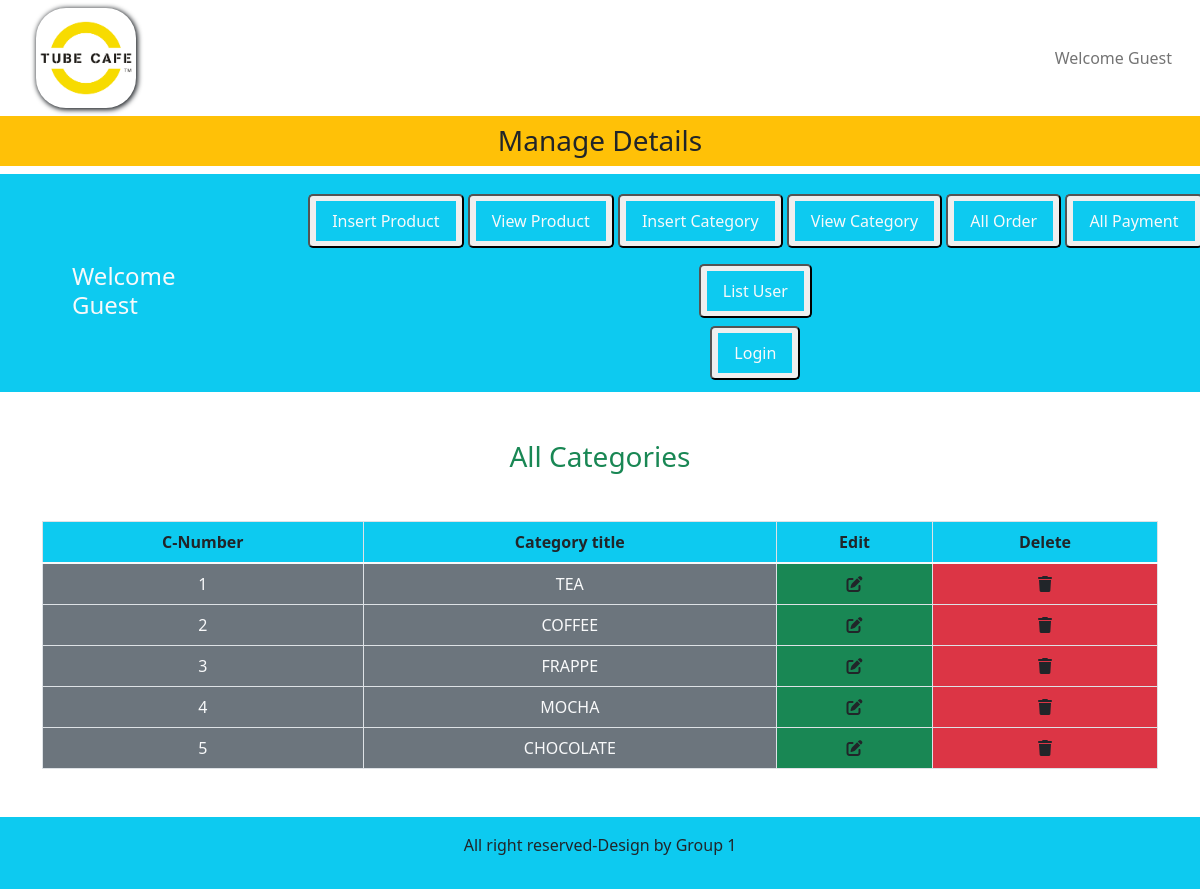
The page /admin_area/index.php?view_categories on the database its author committed.
### tables this page shows
CREATE TABLE `categories` (
  `category_id` int(11) NOT NULL,
  `category_title` varchar(100) NOT NULL
);

### admin_area/view_categories.php (the view, shortened to what this page needs)
<h3 class="text-center text-success">All Categories</h3>
<table class="table table-bordered mt-5">
    <thead class="bg-info">
        <tr class="text-center">
            <th>C-Number</th>
            <th>Category title</th>
            <th>Edit</th>
            <th>Delete</th>
        </tr>
    </thead>
    <tbody class="bg-secondary text-light">
        <?php
            $select_cat="Select * from `categories`";
            $result=mysqli_query($con,$select_cat);
            $number=0;
            while($row=mysqli_fetch_assoc($result)){
                $category_id=$row['category_id'];
                $category_title=$row['category_title'];
                $number++;
        ?>
        <tr class="text-center">
            <td> <?php echo $number ?>  </td>
            <td> <?php echo $category_title ?></td>
            <td class="bg-success"><a href='index.php?edit_category=<?php echo $category_id ?>' class='text-dark'><i class='fa-solid fa-pen-to-square'></i></a></td>
            <td class="bg-danger"><a href='index.php?delete_category=<?php echo $category_id ?>' class='text-dark' type="button" data-toggle="modal" data-target="#exampleModal"><i class='fa-solid fa-trash'></i></a></td>
        </tr>
        <?php
            }
        ?>
    </tbody>
</table>

### rows shown on the page
categories: category_title "TEA"
categories: category_title "COFFEE"
categories: category_title "FRAPPE"
categories: category_title "MOCHA"
categories: category_title "CHOCOLATE"
